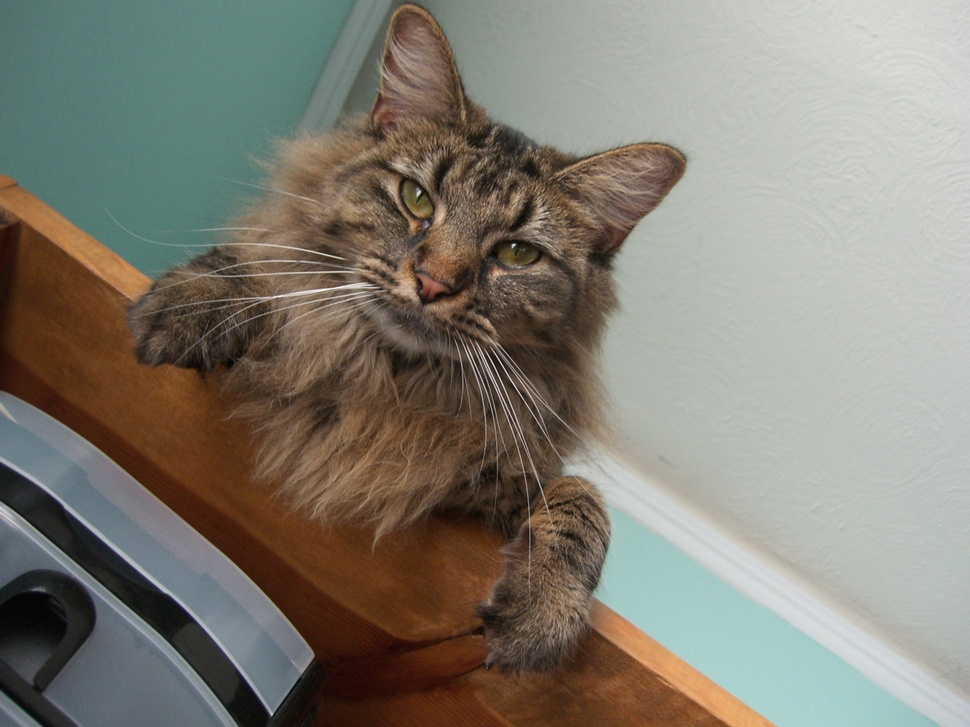
#> input picture nutmeg.jpg, 970 x 727 px, shrunk from 1408 x 1056 before the run, found by its file name
$ jupyter execute --allow-errors Project_1.ipynb   (shell and % lines are left out)
#> lines starting #> are read from the running program, lines starting #| are printed output that depends on the picture
# Programming Project #1: Hybrid Images

## CS445: Computational Photography - Spring 2020

### Part I: Hybrid Images

[cell 1]
import cv2

import numpy as np
from matplotlib.colors import LogNorm
from scipy import signal

import utils

[cell 2]
a = 1
b = 2
print(a + b)

[cell 3]
import matplotlib.pyplot as plt

[cell 4]
im1_file = './Nutmeg.jpg'
im2_file = './DerekPicture.jpg'

im1 = cv2.imread(im1_file, cv2.IMREAD_GRAYSCALE)
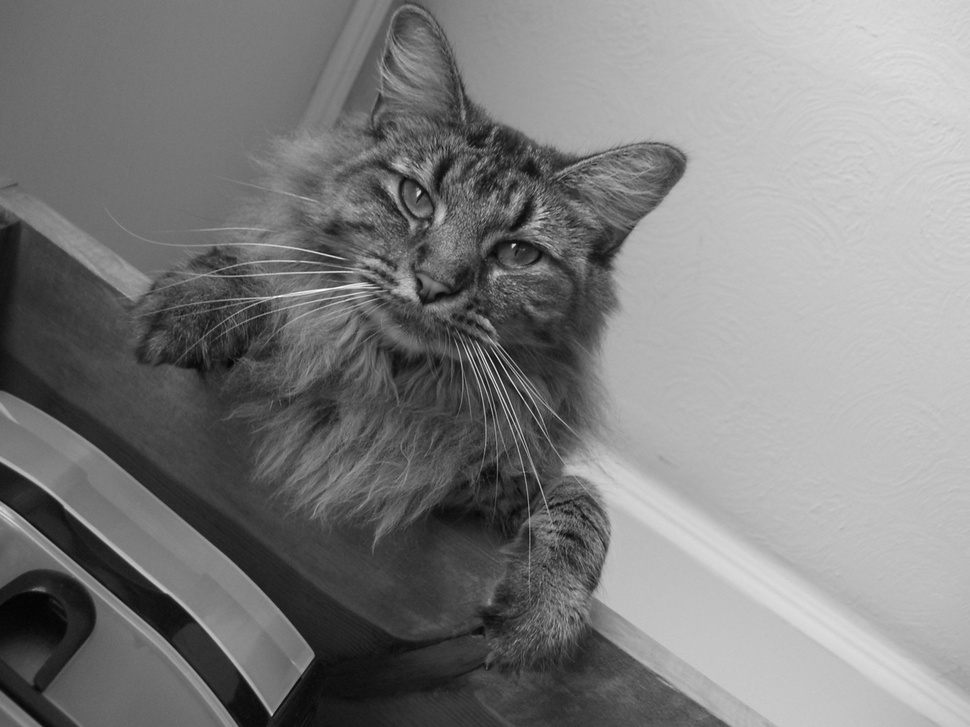
#> im1: shape (727, 970); min 2, max 255, mean 125.9
im2 = cv2.imread(im2_file, cv2.IMREAD_GRAYSCALE)
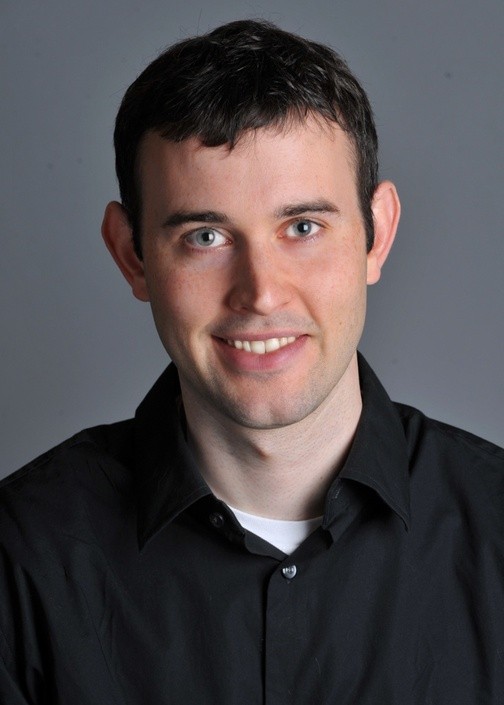
#> input picture DerekPicture.jpg, 504 x 705 px, shrunk from 732 x 1024 before the run
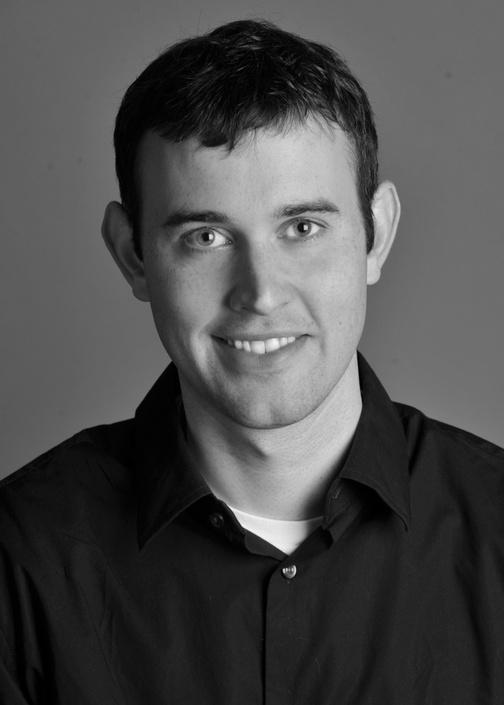
#> im2: shape (705, 504); min 0, max 248, mean 76.6

#> (a cell that did not finish here is left out)

#> (a cell that did not finish here is left out)

#> (a cell that did not finish here is left out)

#> (a cell that did not finish here is left out)

[cell 9]
#Images sanity check
fig, axes = plt.subplots(1, 2)
axes[0].imshow(im1,cmap='gray')
axes[0].set_title('Image 1'), axes[0].set_xticks([]), axes[0].set_yticks([])
axes[1].imshow(im2,cmap='gray')
axes[1].set_title('Image 2'), axes[1].set_xticks([]), axes[1].set_yticks([]);
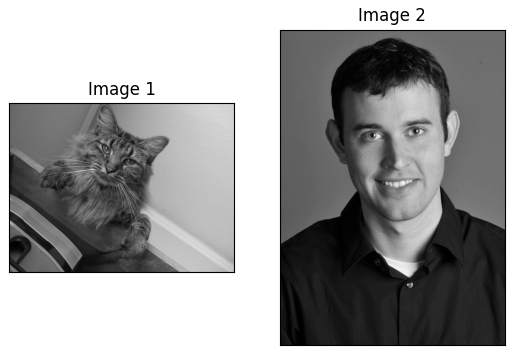
#> figure drawn by matplotlib, 2 panels
